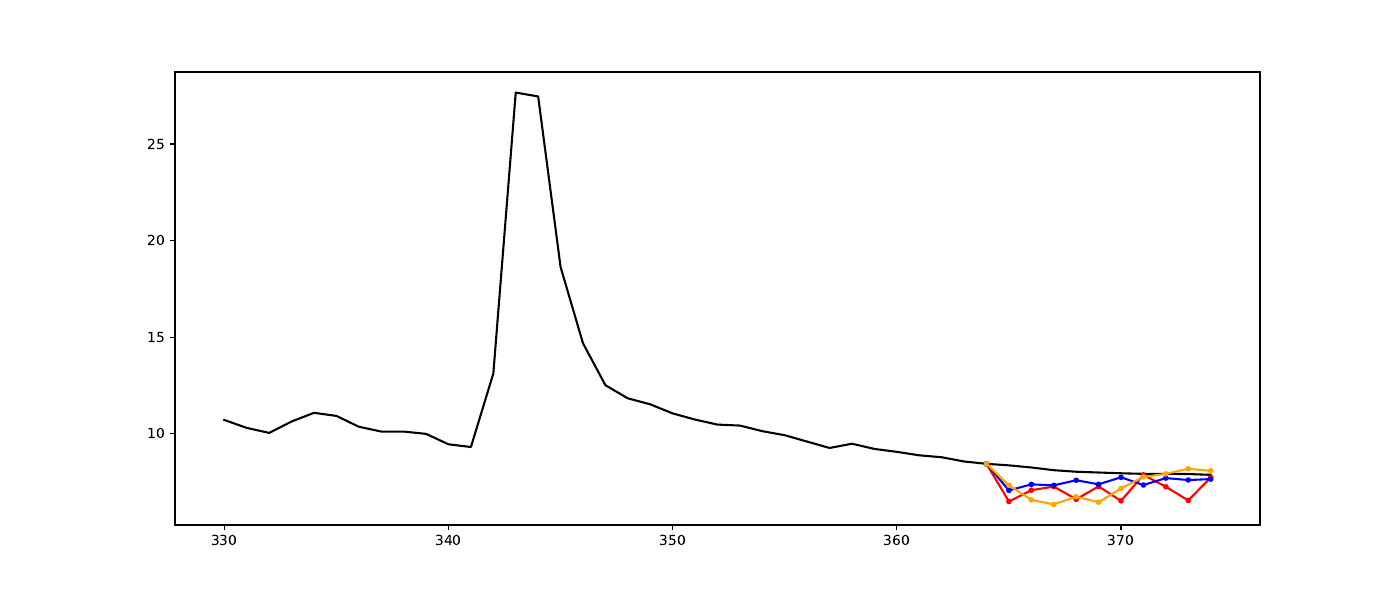

The script that saved this image:
''''
Single-shot models: the model makes the entire sequence prediction in a single step
'''

#%%
import keras
import pandas as pd
import numpy as np
import matplotlib.pyplot as plt 


#%% Leitura
q = pd.read_csv('q_consistida.csv', parse_dates=['data']).set_index('data')


#%% Normalizacao
from sklearn.preprocessing import MinMaxScaler
scaler = MinMaxScaler(feature_range=(0,1))
q = scaler.fit_transform(q.to_numpy())


#%% Dataset
steps_back = 365
steps_forward = 10
dataset = []
for i in range(len(q)-steps_back-steps_forward+1):
    dataset.append(q[i:i+steps_back+steps_forward])
dataset = np.array(dataset)


#%% 1 - RNN Simples 1D
X_train, Y_train = dataset[:2490, :steps_back], dataset[:2490, -steps_forward:,0]
X_valid, Y_valid = dataset[2490:, :steps_back], dataset[2490:, -steps_forward:,0]
model1 = keras.models.Sequential([
    keras.layers.SimpleRNN(20, return_sequences=True, input_shape=[None, 1]),
    keras.layers.SimpleRNN(20),
    keras.layers.Dense(10)
])
model1.compile(loss='mse', optimizer='adam')
model1.fit(X_train, Y_train, epochs=25, batch_size=100, verbose=2)
Y_pred1 = model1.predict(X_valid)


#%% 2 - RNN Simples 10D
X = dataset[:, :steps_back]
Y = np.empty((dataset.shape[0], steps_back, steps_forward))
for step_ahead in range(1, steps_forward+1):
    Y[:, :, step_ahead-1] = dataset[:, step_ahead:step_ahead + steps_back, 0]
X_train, Y_train = X[:2490], Y[:2490]
X_valid, Y_valid = X[2490:], Y[2490:]
def last_time_step_mse(Y_true, Y_pred):
    return keras.metrics.mean_squared_error(Y_true[:,-1], Y_pred[:,-1])
model2 = keras.models.Sequential([
    keras.layers.SimpleRNN(20, return_sequences=True, input_shape=[None, 1]),
    keras.layers.SimpleRNN(20, return_sequences=True),
    keras.layers.TimeDistributed(keras.layers.Dense(10))
])
model2.compile(loss='mse', optimizer='adam', metrics=[last_time_step_mse])
model2.fit(X_train, Y_train, epochs=25, batch_size=50, verbose=2)
Y_pred2 = model2.predict(X_valid)


#%% 3 - LSTM 10D
model3 = keras.models.Sequential([
    keras.layers.LSTM(20, return_sequences=True, input_shape=[None, 1]),
    keras.layers.LSTM(20, return_sequences=True),
    keras.layers.TimeDistributed(keras.layers.Dense(10))
])
model3.compile(loss='mse', optimizer='adam', metrics=[last_time_step_mse])
model3.fit(X_train, Y_train, epochs=50, batch_size=25, verbose=2)
Y_pred3 = model3.predict(X_valid)


#%% Plot
from matplotlib.backends.backend_pdf import PdfPages
import matplotlib.pyplot as plt 
with PdfPages('single_shot_forecast.pdf') as pdf:
    for i in range(len(X_valid)):
        print(i)
        plt.figure(figsize=(14,6))
        # Obs
        idx = range(375)
        q = scaler.inverse_transform(dataset[i,:])
        plt.plot(idx[-45:], q[-45:], color='black')
        
        # Predicoes - Modelo 1
        q_pred = scaler.inverse_transform(Y_pred1[i].reshape(-1,1))
        q_pred = np.insert(q_pred, 0, q[364])
        plt.plot(idx[-11:], q_pred, color='red', label='RNN Simples 1D', marker='.')
        
        # Predicoes - Modelo 2
        q_pred = scaler.inverse_transform(Y_pred2[i,-1,:].reshape(-1,1))
        q_pred = np.insert(q_pred, 0, q[364])
        plt.plot(idx[-11:], q_pred, color='blue', label='RNN Simples 10D', marker='.')

        # Predicoes - Modelo 3
        q_pred = scaler.inverse_transform(Y_pred3[i,-1,:].reshape(-1,1))
        q_pred = np.insert(q_pred, 0, q[364])
        plt.plot(idx[-11:], q_pred, color='orange', label='LSTM', marker='.')

        pdf.savefig()
        plt.close()

# %%
